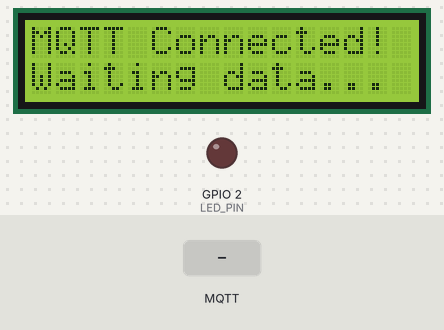
This sketch was run on a simulated ESP32. On the bench: 16×2 character LCD, output pins drawn as LEDs (lit = HIGH). The test bench sets the inputs (shaded band). WiFi joins after 1.5 s; servers stay silent unless stated; random numbers use the default seed unless the sketch sets one; no MQTT or app messages arrive unless stated; what the sketch prints to the serial monitor is not drawn.

Above: at 2.8 s.
2.9 s: MQTT message "90" arrives on the first subscribed topic
At 3.5 s:
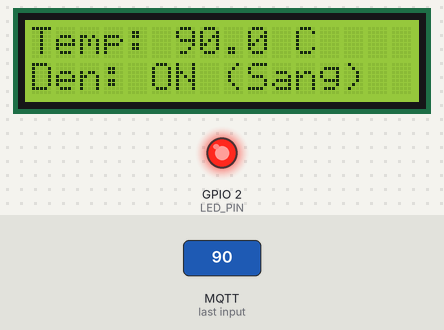
4.4 s: MQTT message "5" arrives on the first subscribed topic
At 5.8 s:
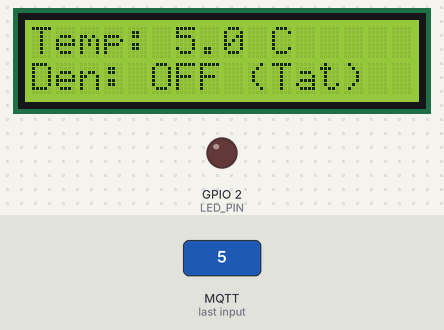
Timing chart, 0 to 7.4 s (numbered marks = the images above; inputs shaded):
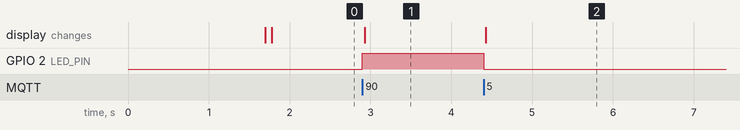

Measured:
- after the input at 2.9 s, GPIO 2 (LED_PIN): LOW → HIGH at once; the display: changes at once (image 1)
- after the input at 4.4 s, GPIO 2 (LED_PIN): HIGH → LOW at once; the display: changes at once (image 2)

The sketch:

sketch.ino
```cpp
#include <WiFi.h>
#include <PubSubClient.h>
#include <LiquidCrystal_I2C.h>

const char* ssid = "Wokwi-GUEST";
const char* password = "";
const char* mqtt_server = "broker.hivemq.com";
const char* topic_temp = "iot_wokwi_demo_2026/temperature_bai1";

const int LED_PIN = 2;
LiquidCrystal_I2C lcd(0x27, 16, 2);
WiFiClient espClient;
PubSubClient client(espClient);

void callback(char* topic, byte* payload, unsigned int length) {
  String message = "";
  for (int i = 0; i < length; i++) {
    message += (char)payload[i];
  }

  float temp = message.toFloat();
  Serial.println("Nhan duoc nhiet do: " + String(temp, 1) + " C");

  // Nhiệt độ > 35°C đèn sáng, <= 35°C đèn tắt
  if (temp > 35.0) {
    digitalWrite(LED_PIN, HIGH);
  } else {
    digitalWrite(LED_PIN, LOW);
  }

  lcd.clear();
  lcd.setCursor(0, 0);
  lcd.print("Temp: " + String(temp, 1) + " C");
  lcd.setCursor(0, 1);
  lcd.print(temp > 35.0 ? "Den: ON (Sang)" : "Den: OFF (Tat)");
}

void reconnect() {
  while (!client.connected()) {
    Serial.print("Dang ket noi HiveMQ...");
    String clientId = "ESP32_Receiver_Bai1_" + String(random(0xffff), HEX);

    if (client.connect(clientId.c_str())) {
      Serial.println("Thanh cong!");
      client.subscribe(topic_temp);

      // Báo ngay lên LCD khi kết nối MQTT thành công
      lcd.clear();
      lcd.setCursor(0, 0);
      lcd.print("MQTT Connected!");
      lcd.setCursor(0, 1);
      lcd.print("Waiting data...");
    } else {
      Serial.print("Loi, rc=");
      Serial.println(client.state());
      delay(2000);
    }
  }
}

void setup() {
  Serial.begin(115200);
  pinMode(LED_PIN, OUTPUT);

  lcd.init();
  lcd.backlight();
  lcd.setCursor(0, 0);
  lcd.print("Connecting WiFi");

  WiFi.begin(ssid, password, 6); // Thêm kênh 6 giúp Wokwi bắt WiFi tức thì
  while (WiFi.status() != WL_CONNECTED) {
    delay(200);
    Serial.print(".");
  }
  Serial.println("\nWiFi Connected!");

  lcd.clear();
  lcd.setCursor(0, 0);
  lcd.print("Connecting MQTT");

  client.setServer(mqtt_server, 1883);
  client.setCallback(callback);
}

void loop() {
  if (!client.connected()) {
    reconnect();
  }
  client.loop();
}
```
